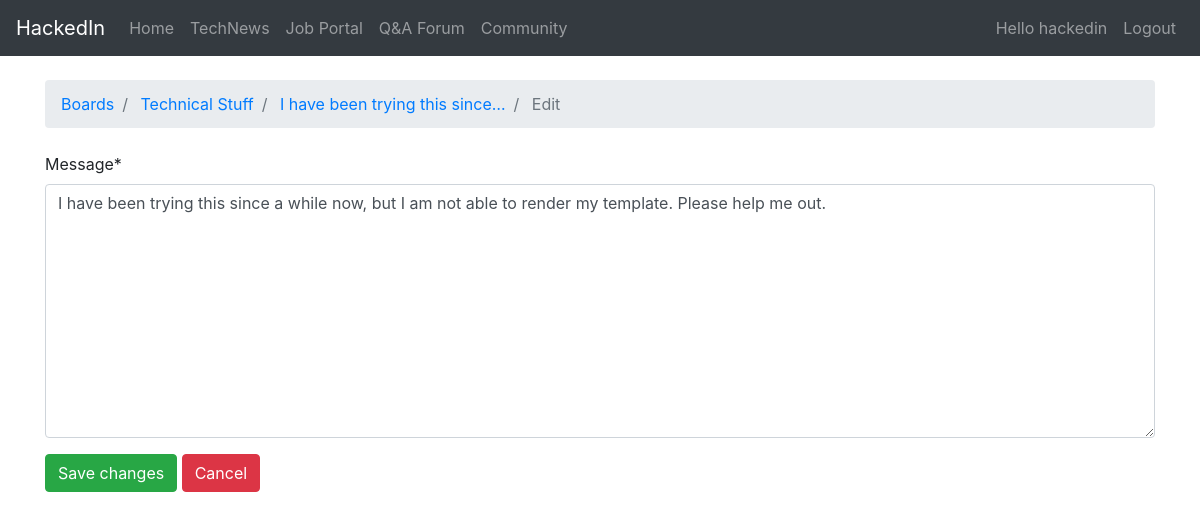
The page /forums/boards/2/6/10/edit (signed in) on the database its author committed.
### forums/models.py (models this page shows, shortened)
class Post(models.Model):
    message = models.TextField(max_length=4000)
    topic = models.ForeignKey(
        Topic,
        on_delete=models.CASCADE,
        related_name='posts',
    )
    created_at = models.DateTimeField(auto_now_add=True)
    updated_at = models.DateTimeField(null=True)
    created_by = models.ForeignKey(
        settings.AUTH_USER_MODEL,
        on_delete=models.CASCADE,
        related_name='posts',
    )
    updated_by = models.ForeignKey(
        settings.AUTH_USER_MODEL,
        on_delete=models.CASCADE,
        null=True,
        related_name='+',
    )
    def __str__(self):
        truncated = Truncator(self.message)
        return truncated.chars(30)

class Topic(models.Model):
    subject = models.CharField(max_length=256)
    last_updated = models.DateTimeField(auto_now_add=True)
    board = models.ForeignKey(
        Board,
        on_delete=models.CASCADE,
        related_name='topics',
    )
    starter = models.ForeignKey(
        settings.AUTH_USER_MODEL,
        on_delete=models.CASCADE,
        related_name='topics',
    )
    views = models.PositiveIntegerField(default=0)

class Board(models.Model):
    name = models.CharField(max_length=30, unique=True)
    description = models.CharField(max_length=100)

### forums/views.py (the view, shortened to what this page needs)
# urls.py: path('boards/<int:pk>/<int:topic_pk>/<int:post_pk>/edit', views.PostUpdateView.as_view(),
class PostUpdateView(LoginRequiredMixin, UpdateView):
    model = Post
    fields = ('message',)
    template_name = 'forums/edit_post.html'
    pk_url_kwarg = 'post_pk'
    context_object_name = 'post'
    def get_queryset(self):
        queryset = super().get_queryset()
        return queryset.filter(created_by=self.request.user)

### forums/templates/forums/edit_post.html (shortened to what this page needs)
{% extends 'forums/base.html' %}
{% block breadcrumb %}
<li class="breadcrumb-item">
    <a href="{% url 'home' %}">Boards</a>
</li>
<li class="breadcrumb-item">
    <a href="{% url 'board_topics' post.topic.board.pk %}">
        {{ post.topic.board.name }}
    </a>
</li>
<li class="breadcrumb-item">
    <a href="{% url 'topic_posts' post.topic.board.pk post.topic.pk %}">
        {{ post }}
    </a>
</li>
<li class="breadcrumb-item active">
    Edit
</li>
{% endblock %}
{% block content %}
{% load crispy_forms_tags %}
<form method="post" novalidate>
    {{ form|crispy }}
    <button type="submit" class="btn btn-success">Save changes</button>
    <a href="{% url 'topic_posts' post.topic.board.pk post.topic.pk %}"
       class="btn btn-danger" role="button">
        Cancel
    </a>
</form>
{% endblock %}

### forums/templates/forums/base.html (shortened to what this page needs)
<!doctype html>
<html lang="en">
<head>
    <link rel="stylesheet" href="https://maxcdn.bootstrapcdn.com/bootstrap/4.0.0/css/bootstrap.min.css"
>
</head>
<body>
{% block body %}
<nav class="navbar navbar-expand-lg navbar-dark bg-dark">
            <a class="navbar-brand" href="{% url 'homepage' %}">HackedIn</a>
              <div class="collapse navbar-collapse" id="navbarSupportedContent">
                <ul class="navbar-nav mr-auto">
                  <li class="nav-item">
                    <a class="nav-link" href="{% url 'homepage' %}">Home</a>
                  </li>
                  <li class="nav-item">
                    <a class="nav-link" href="{% url 'news' %}">TechNews</a>
                  </li>
                  <li class="nav-item">
                    <a class="nav-link" href="{% url 'jobs:index' %}">Job Portal</a>
                  </li>
                  <li class="nav-item">
                    <a class="nav-link" href="/forums/">Q&A Forum</a>
                  </li>
                  <li class="nav-item">
                    <a class="nav-link" href="/community/">Community</a>
                  </li>
                </ul>
            </div>
                <div class="navbar-nav">
                    {% if user.is_authenticated %}
                    <a class="nav-item nav-link" href="{% url 'profile' %}">Hello {{user.username}}</a>
                    <a class="nav-item nav-link" href="{% url 'logout' %}">Logout</a>
                    {% else %}
                    <a class="nav-item nav-link" href="{% url 'login' %}">Login</a>
                    <a class="nav-item nav-link" href="{% url 'register' %}">Register</a>
                    {% endif %}
                </div>
        </nav>
<div class="container">
    <ol class="breadcrumb my-4">
        {% block breadcrumb %}
        {% endblock %}
    </ol>
    {% block content %}
    {% endblock %}
</div>
{% endblock body %}
</body>
</html>

### rows shown on the page
Post: topic.board.name "Technical Stuff", message "I have been trying this since…", message "I have been trying this since a while now, but I am not able to render my template. Please help me out."

### other values the page prints
{{ user.username }} "hackedin"
